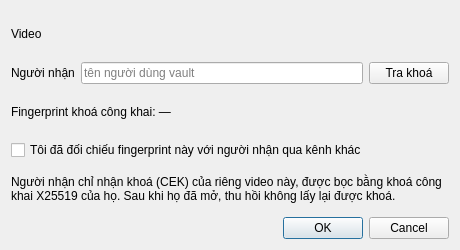
<?xml version="1.0" encoding="UTF-8"?>
<ui version="4.0">
 <class>ShareDialog</class>
 <widget class="QDialog" name="ShareDialog">
  <property name="geometry">
   <rect>
    <x>0</x>
    <y>0</y>
    <width>460</width>
    <height>250</height>
   </rect>
  </property>
  <property name="windowTitle">
   <string>Chia sẻ video</string>
  </property>
  <layout class="QVBoxLayout" name="verticalLayout">
   <item>
    <widget class="QLabel" name="label_Video">
     <property name="text">
      <string>Video</string>
     </property>
     <property name="wordWrap">
      <bool>true</bool>
     </property>
    </widget>
   </item>
   <item>
    <layout class="QHBoxLayout" name="horizontalLayout_Recipient">
     <item>
      <widget class="QLabel" name="label_Recipient">
       <property name="text">
        <string>Người nhận</string>
       </property>
      </widget>
     </item>
     <item>
      <widget class="QLineEdit" name="lineEdit_Recipient">
       <property name="placeholderText">
        <string>tên người dùng vault</string>
       </property>
      </widget>
     </item>
     <item>
      <widget class="QPushButton" name="pushButton_Lookup">
       <property name="text">
        <string>Tra khoá</string>
       </property>
      </widget>
     </item>
    </layout>
   </item>
   <item>
    <widget class="QLabel" name="label_Fingerprint">
     <property name="text">
      <string>Fingerprint khoá công khai: —</string>
     </property>
     <property name="wordWrap">
      <bool>true</bool>
     </property>
     <property name="textInteractionFlags">
      <set>Qt::TextInteractionFlag::TextSelectableByMouse</set>
     </property>
    </widget>
   </item>
   <item>
    <widget class="QCheckBox" name="checkBox_Verified">
     <property name="text">
      <string>Tôi đã đối chiếu fingerprint này với người nhận qua kênh khác</string>
     </property>
    </widget>
   </item>
   <item>
    <widget class="QLabel" name="label_Note">
     <property name="text">
      <string>Người nhận chỉ nhận khoá (CEK) của riêng video này, được bọc bằng khoá công khai X25519 của họ. Sau khi họ đã mở, thu hồi không lấy lại được khoá.</string>
     </property>
     <property name="wordWrap">
      <bool>true</bool>
     </property>
    </widget>
   </item>
   <item>
    <widget class="QDialogButtonBox" name="buttonBox">
     <property name="standardButtons">
      <set>QDialogButtonBox::StandardButton::Cancel|QDialogButtonBox::StandardButton::Ok</set>
     </property>
    </widget>
   </item>
  </layout>
 </widget>
 <resources/>
 <connections>
  <connection>
   <sender>buttonBox</sender>
   <signal>accepted()</signal>
   <receiver>ShareDialog</receiver>
   <slot>accept()</slot>
  </connection>
  <connection>
   <sender>buttonBox</sender>
   <signal>rejected()</signal>
   <receiver>ShareDialog</receiver>
   <slot>reject()</slot>
  </connection>
 </connections>
</ui>
